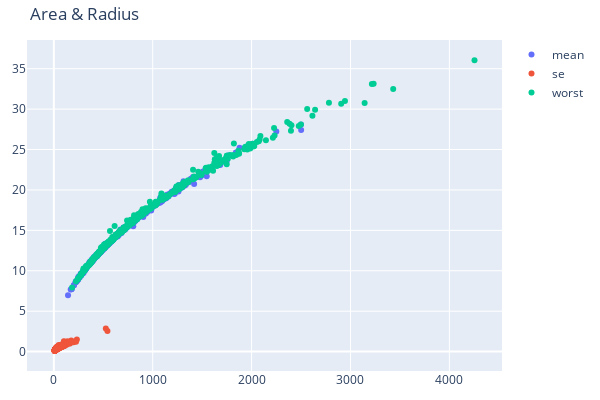

The code cell stored with this chart in its notebook:
### Code cell
scatter_columns("area", "radius",df_data, "Area & Radius")

### Figure 1 — Plotly figure (JSON) as saved in the notebook; plotly's stock layout.template omitted (floating-point values rounded to 4 significant figures; data arrays with more than 128 entries replaced by an {"elided": "..."} marker saying what was removed)
{"data": [{"mode": "markers", "name": "mean", "type": "scatter", "x": {"elided": "569 float values"}, "y": {"elided": "569 float values"}}, {"mode": "markers", "name": "se", "type": "scatter", "x": {"elided": "569 float values"}, "y": {"elided": "569 float values"}}, {"mode": "markers", "name": "worst", "type": "scatter", "x": {"elided": "569 float values"}, "y": {"elided": "569 float values"}}], "layout": {"height": 400, "margin": {"b": 20, "l": 20, "r": 20, "t": 40}, "title": {"text": "Area & Radius"}, "width": 600}}
